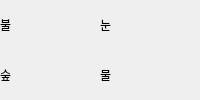
        <widget class="QWidget" name="stack_field">
         <layout class="QGridLayout" name="gridLayout_16">
          <property name="leftMargin">
           <number>0</number>
          </property>
          <property name="topMargin">
           <number>0</number>
          </property>
          <property name="rightMargin">
           <number>0</number>
          </property>
          <property name="bottomMargin">
           <number>0</number>
          </property>
          <property name="spacing">
           <number>0</number>
          </property>
          <item row="1" column="1">
           <widget class="QLabel" name="water_area">
            <property name="lineWidth">
             <number>0</number>
            </property>
            <property name="text">
             <string>물</string>
            </property>
           </widget>
          </item>
          <item row="0" column="1">
           <widget class="QLabel" name="snow_area">
            <property name="lineWidth">
             <number>0</number>
            </property>
            <property name="text">
             <string>눈</string>
            </property>
           </widget>
          </item>
          <item row="1" column="0">
           <widget class="QLabel" name="forest_area">
            <property name="lineWidth">
             <number>0</number>
            </property>
            <property name="text">
             <string>숲</string>
            </property>
           </widget>
          </item>
          <item row="0" column="0">
           <widget class="QLabel" name="fire_area">
            <property name="lineWidth">
             <number>0</number>
            </property>
            <property name="text">
             <string>불</string>
            </property>
           </widget>
          </item>
         </layout>
        </widget>
